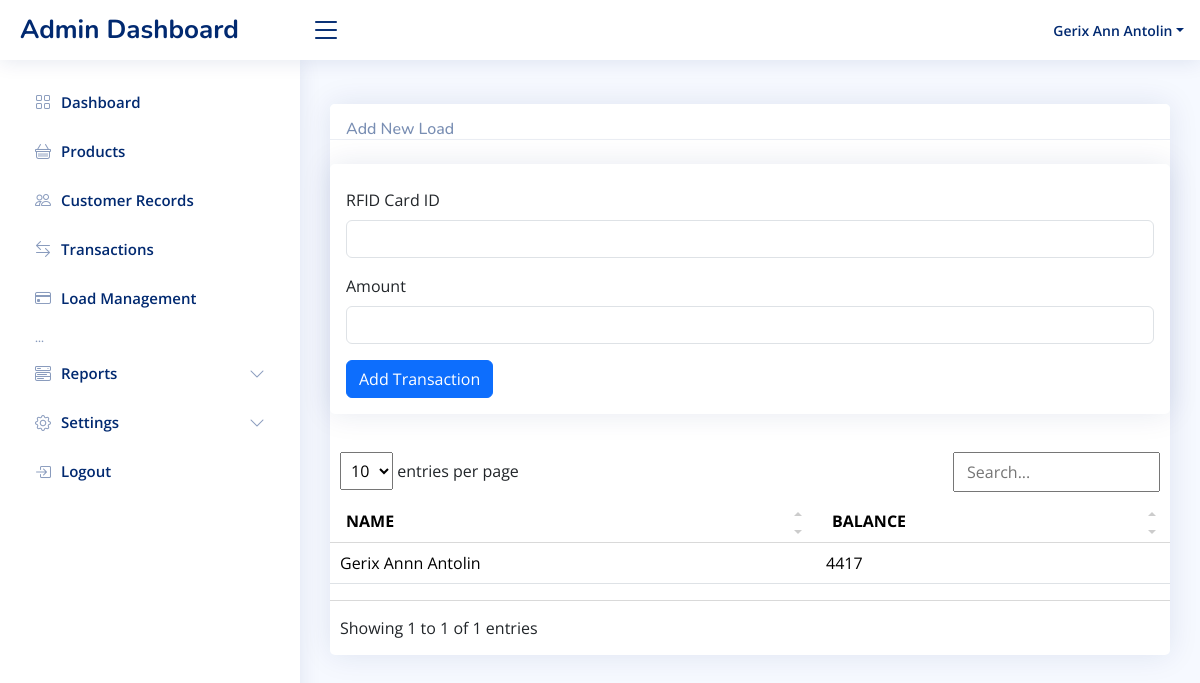
The app's page /loadManagement/loadMoney.php (signed in) with its own data.
### tables this page shows
CREATE TABLE `rfid_cards` (
  `id` int(11) NOT NULL AUTO_INCREMENT,
  `rfid_card_id` varchar(255) NOT NULL,
  `customer_id` int(20) NOT NULL,
  `balance` varchar(240) NOT NULL,
  `created_at` timestamp NOT NULL DEFAULT current_timestamp(),
  PRIMARY KEY (`id`),
  KEY `rfid_cards_customer_id_foreign` (`customer_id`) USING BTREE
);

CREATE TABLE `customer` (
  `id` int(255) NOT NULL AUTO_INCREMENT,
  `first_name` varchar(100) NOT NULL,
  `middle_name` varchar(100) NOT NULL,
  `last_name` varchar(100) NOT NULL,
  `suffix` varchar(15) NOT NULL,
  `region_id` varchar(255) NOT NULL,
  `province_id` varchar(255) NOT NULL,
  `municipality_id` varchar(255) NOT NULL,
  `barangay_id` varchar(255) NOT NULL,
  `sex` varchar(20) NOT NULL,
  `civil_status` varchar(20) NOT NULL,
  `date` timestamp NOT NULL DEFAULT current_timestamp() ON UPDATE current_timestamp(),
  PRIMARY KEY (`id`),
  KEY `municipality_id` (`municipality_id`),
  KEY `barangay_id` (`barangay_id`),
  KEY `region_id` (`region_id`),
  KEY `province_id` (`province_id`) USING BTREE
);

### loadManagement/loadMoney.php (the view, shortened to what this page needs)
<?php
include_once('../db_conn.php');
$customer_info_query = "SELECT rfid_cards.customer_id, customer.first_name, customer.last_name, rfid_cards.balance
                        FROM rfid_cards
                        JOIN customer ON rfid_cards.customer_id = customer.id";
$customer_info_result = mysqli_query($con, $customer_info_query);
include '../includes/header.php';
include '../includes/navbar.php';
include '../includes/sidebar.php';
include '../includes/footer.php';
?>
<main id="main" class="main">
    <div class="col-md-12 mb-lg0 mb-4">
        <div class="card mt-4">
            <div class="card-header pb-0 p-3">
                <div class="row">
                    <div class="col-6 d-flex align-items-center">
                        <h6 class="mb-0">Add New Load</h6>
                    </div>
                </div>
            </div>
            <div class="row">
                <div class="col-md-12 mt-4">
                    <div class="card">
                        <div class="card-body pt-4 p-3">
                            <form action="loadMoney.php" method="POST">
                                <div class="mb-3">
                                    <label for="rfid" class="form-label">RFID Card ID</label>
                                    <input type="text" class="form-control" id="rfid" name="rfid_card_id" required>
                                </div>
                                <div class="mb-3">
                                    <label for="amount" class="form-label">Amount</label>
                                    <input type="text" class="form-control" id="amount" name="amount" required>
                                </div>
                                <button type="submit" class="btn btn-primary">Add Transaction</button>
                            </form>
                        </div>
                    </div>
                </div>
            </div>
            <table id="myTable" class="table datatable">
                <thead>
                    <tr>
                        <th scope="col">NAME</th>
                        <th scope="col">BALANCE</th>
                    </tr>
                </thead>
                <tbody>
                    <?php
                    while ($row = mysqli_fetch_assoc($customer_info_result)) {
                    ?>
                        <tr>
                            <td><?php echo $row['first_name'] . ' ' . $row['last_name']; ?></td>
                            <td><?php echo $row['balance']; ?></td>
                        </tr>
                    <?php
                    }
                    ?>
                </tbody>
            </table>
        </div>
    </div>
</main>

### assets/css/style.css (style rules this page uses)
:root { scroll-behavior: smooth; }
body { font-family: "Open Sans", sans-serif; background: #f6f9ff; color: #444444; }
h1, h2, h3, h4, h5, h6 { font-family: "Nunito", sans-serif; }
#main { margin-top: 60px; padding: 20px 30px; transition: all 0.3s; }
.card { margin-bottom: 30px; border: none; border-radius: 5px; box-shadow: 0px 0 30px rgba(1, 41, 112, 0.1); }
.card-header, .card-footer { border-color: #ebeef4; background-color: #fff; color: #798eb3; padding: 15px; }
.card-body { padding: 0 20px 20px 20px; }
@media (min-width: 1200px) { #main, #footer { margin-left: 300px; } }

### records on screen
rfid_cards: customer.first_name "Gerix Annn", customer.last_name "Antolin", balance "4417"

### other values on screen
$_SESSION['name'] "Gerix Ann Antolin"
